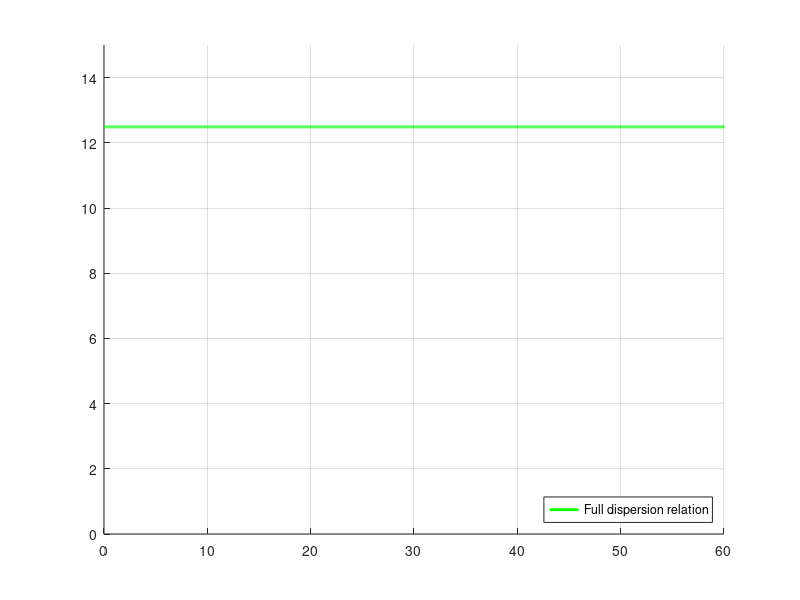
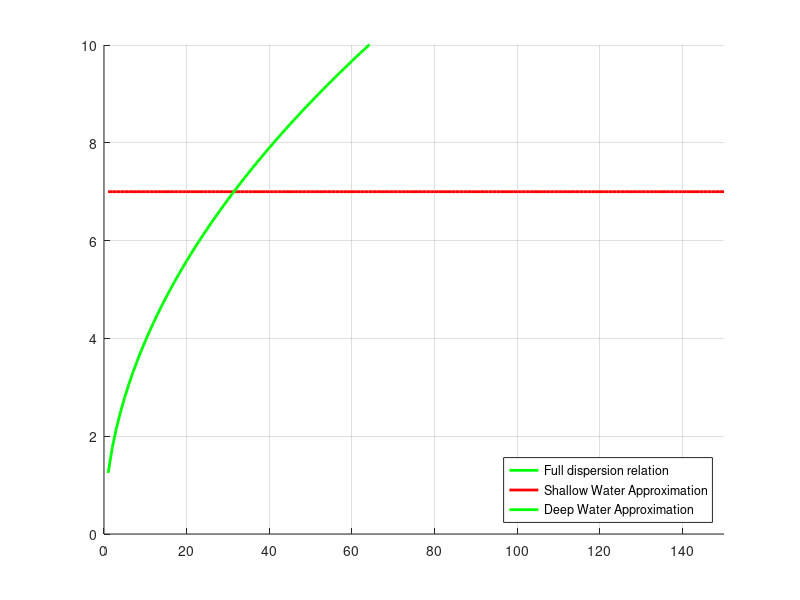

MATLAB code to generate these figures, in order:

%%%% Dispersion Relation Analysis %%%%

% The dispersion relation relates the wavelength, wave speed, and water depth. 
% If I tell you the wavelength and water depth, you can tell me the wave speed.
%
% Let's try it. A tsunami wave in the deep ocean can have a wavelength of 
% hundreds of kilometers. The average ocean depth is 4km. 
% Can we use the dispersion relation to calculate the speed of a 
% tsunami wavecrest? 

L = 200000; % wave length (in meters: about 200 km -- VERY LONG!!!)
g = 9.8; %acceleration due to gravity (m/s^2)
d = 4000; % water depth (in meters: about 4 km.)

% Here is the full dispersion relation, expressed as the wave speed c
% Can you confirm that it matches the math equation you've seen in class? 
c = sqrt(g*L/(2*pi) * tanh(d*2*pi/L)); %dispersion relation

% Note that we are using two built-in functions, sqrt, and tanh. 

% DISCUSSION: (no need to include in answer sheet)
% What is the approximate speed of a tsunami wave? (Think about units!)
% How does this compare to the speed of a commercial airliner?
% Discuss your results with a neighbor. 

% (Answer: the tsunami is around 200 m/s, or 700 km/hr.
% A Boeing 747 has a cruise speed of about 900 km/hr. Wow!)

% Ocean waves have much smaller wavelengths, like 100's of meters. How fast 
% do they move? Let's explore for a range of different water depths. 

L=100;  % wavelength in meters -- much smaller than that of a tsunami! 
g=9.8;  %acceleration of gravity -- you should already have this variable

% We will create a range of water depths, to see how wave speed changes.
d = 0:0.01:L; % ocean depth 

% Pause for a second. How long is 100m? Can you relate this to something in 
% your life, your experience, or your surroundings? Discuss with a neighbor
% and your instructor

% Now that you've defined your variables, the dispersion relation will give
% the wave (phase) speed for every element in "d."
c = sqrt(g*L/(2*pi).*tanh(2*pi*d./L)); %phase speed from dispersion relation

%%%%%%%%%%%%%%%%%%%%%%%%%%%%%%%%%%%%%%%%%%%%%%%%%%%%%%%%%%%%%%%%%%%%%%%%%%%
%%% EXERCISE BLOCK #1 Wave (Phase) speed v. Water Depth %%%
%
% This section guides you through a plotting routine of the dispersion relation 
% as a function of water depth, for a fixed wavelength of 100 m. 

% CHALLENGE: Using what you have learned about plotting, can you create a plot? 
% Make the x-variable "d", and the y-variable "c". 
% Make the line color black ('k'), and 'Linewidth' 2.
% Give it a title:
% 'Wave speed v. water depth for a constant wavelength L = 100 m' 
% Label the x- and y-axes including units. 

% If you got a black line that starts at (0,0), then grows to a height of 
% about 12, and extends out to x=100, then you've done it! 
% Get help until you're there.

% Great job!  Now we will add the shallow-water approximation for comparison: 

%%%%%  Shallow Water Approximation %%%%%
% In the shallow water approximation, the tanh(kd) ≅ kd , so the
% dispersion relation becomes: c = sqrt(gd) 

% Define the Shallow Water wave speed:
cs = sqrt(g*d); %shallow water wave speed (we give it a unique name so we 
% can plot it & compare it to the full dispersion relation)

% Add the shallow water approximation to your plot. Make the line color
% red. (Don't forget "hold on"!) 

% And grid lines to your plot: 
grid on

% Zoom in on the area of interest in your figure:
axis ([0 60 0 15])

%%%%%%%%%%%%%%%%%%%%%%%%%%%%%%%%%%%%%%%%%%%%%%%%%%%%%%%%%%%%%%%%%%%%%%%%%%%
% EXERCISE BLOCK 1. Wave (Phase) Speed v. Water Depth: Shallow water approx.
%
% 24) Once your figure looks good, Copy-paste your figure of the full dispersion 
% relation and shallow-water approximation for a constant wavelength 
% (L = 100m) on your answer sheet. 
% Include the code you used to generate your figure.
%
% Now, you want to compare the phase speed of the shallow-water 
% approximation to your full dispersion relation.  Zoom in, run
% your mouse over the graphs, and determine at which depth the two graphs
% start to separate.

% Looking at the plot you made, answer the following questions on your 
% answer sheet:
% 25) Compare the full dispersion relation to the shallow-water approximation
% a) At which depth does the full dispersion relation separate from the 
% shallow-water approximation?


% b) How does that depth relate to the wavelength? (i.e. What fraction of 
% the wavelength (L = 100m) is that depth)? Please simplify your answer to a 
% fraction that has "1" in the numerator.


%c)How does the fraction that you found compare to the theoretical cutoff depth
% for shallow water waves (d < λ/20)?


%%%%%%%%%%%%%%%%%%%%%%%%%%%%%%%%%%%%%%%%%%%%%%%%%%%%%%%%%%%%%%%%%%%%%%%%%%%

%%%%% Deep Water Approximation %%%%%
% In the deep water approximation, tanh(kd) ≅1, so the dispersion relation
% becomes: cd = sqrt(g/k), or cd = sqrt(g*L/(2*pi))

% Does the Deep Water wave speed depend on depth? 
% 
% No! 
%
% Try calculating the deep-water phase speed the normal way:
cd = sqrt(g*L/(2*pi));

% What is the deep water wave speed for a wave with L = 100m? 
% Convert it to units that are meaningful to you. How fast do typical ocean
% wave crests travel? Is it walking speed? biking speed? driving speed? 
% Discuss your conclusions with a neighbor and your instructor. 

% We can't use plot(d,cd) because cd contains only one value. The vectors
% need to be the same length. 
% First create a vector of ones the same size as your depth vector, and
% then multiply each one by the value of cd for the given wavelength:  

oo = ones(size(d)); % create a vector of ones the size of d
cd = oo.*sqrt(g*L/(2*pi)); %deep water wave speed for 100-m wave

% Add your deep water approximation to the dispersion relation plot in green:
hold on; 
plot(d,cd,'g','LineWidth',2)

% Add a legend to the plot of your dispersion relation:
legend('Full dispersion relation','Shallow Water Approximation',...
    'Deep Water Approximation','Location','SouthEast')


print('-djpeg','Wavespeed_v_depth')  %Make a jpeg of your figure


% Now, you want to compare the phase speed of the deep-water 
% approximation to your full dispersion relation.  Zoom in, run
% your mouse over the graphs, and determine at which depth the two graphs
% start to come together.
% At which depth do the two graphs start to come together?  


%%%%%%%%%%%%%%%%%%%%%%%%%%%%%%%%%%%%%%%%%%%%%%%%%%%%%%%%%%%%%%%%%%%%%%%%%%%
% EXERCISE BLOCK #2. Wave (phase) speed v. water depth: deep-water approx.
%
% 26) Copy-paste your figure of the wave (phase) speed due to the full 
% dispersion relation and both the shallow- and deep-water approximations 
% for constant wavelength L = 100m. 

% Include the code you used to generate your figure.

% After working through the previous section, answer the following questions in 
% your answer sheet. Include screen shots of figures to support your reasoning.

% 27)Comparing the full dispersion relation to the deep-water approximation
% a) At which depth does the full dispersion relation begin to asymptote
%    with the deep-water approximation? 
%
% b) How does that depth relate to the wavelength? (i.e. What fraction of the 
%    constant wavelength (L = 100m) is that depth)? Please simplify your answer 
%    to a fraction that has "1" in the numerator.
%
% c) How does the fraction that you found compare to the theoretical cutoff
% depth for deep water waves? (d > λ/2, or d > λ/4)?
%
% End of EXERCISE BLOCK #2.
%%%%%%%%%%%%%%%%%%%%%%%%%%%%%%%%%%%%%%%%%%%%%%%%%%%%%%%%%%%%%%%%%%%%%%%%%%%

% Clear the variables in your Workspace to reduce confusion: 

clear
g=9.8;  % gravitational acceleration

%%%%% Wave (Phase) speed v. Wavelength %%%%%
% Now, we want to see how the wave speed varies with wavelength.  So, this
% time we'll hold the depth constant, and vary the wavelength. 

% Set a new constant depth at the depth where the 100 m waves became
% shallow water waves: 

dd = 5; %constant depth

% Create a vector of wavelengths varying from 1 to 150 meters:

LL = 1:150; %varying wavelength

% Define the dispersion relation using the varying wavelength and holding
% the depth constant: 

cc = sqrt(g*LL/(2*pi).*tanh(2*pi*dd./LL)); %dispersion relation

% Open a new figure and plot the wave speed v. the wavelength
% Make the line black ('k')
% Make it have 'LineWidth' = 2. 
% Title your plot 'Wave Speed v. Wavelength at constant depth = 5 m'
% Label the x- and y-axes with quantities and units. 


% Now let's add the shallow- and deep-water approximations. 

% Since the depth is constant, the shallow wave speed doesn't change. 
% create a vector of ones the same size as your wavelength vector: 
oo = ones(size(LL));

% Then, multiply each of those ones by the value of the shallow water wave
% speed at the fixed depth: 
ccs = oo.*sqrt(g*dd);

% Add your shallow water approximation to the plot of your dispersion
% relation: 
hold on; plot(LL, ccs, 'r','LineWidth',2)

% And grid lines to your plot: 
grid on

% Zoom in on the area of interest in your figure:
axis ([0 150 0 10])

% How does your shallow water approximation compare to your full dispersion
% relation?  Zoom in a little, run your mouse over the graphs, and
% determine at which wavelength the two graphs start to asymptote.


%%%%%%%%%%%%%%%%%%%%%%%%%%%%%%%%%%%%%%%%%%%%%%%%%%%%%%%%%%%%%%%%%%%%%%%%%%%
% EXERCISE BLOCK 3. Wave Phase Speed v. Wave Length: Shallow water approx.
% 28) Copy-paste your figure of the wave (phase) speed due to the full 
% dispersion relation and the shallow-water approximation for constant 
% depth d=5m.
%
%Include the code you used to generate your figure.
%
% Answer the following questions in your answer sheet:
%29) Comparing the full dispersion relation to the shallow-water 
% approximation for constant depth.
% a)At which wavelength does the Dispersion Relation asymptote with 
% the Shallow water approximation plot?

%b) How does that wavelength relate to the constant depth d=5m (i.e. what 
% fraction of the wavelength is that depth)? Please simplify your answer to
% a fraction that has "1" in the numerator.

%c) How does the fraction that you found compare to the theoretical cutoff 
% ratio of depth/wavelength for shallow water waves (d < λ/20)?
%
%%%%%%%%%%%%%%%%%%%%%%%%%%%%%%%%%%%%%%%%%%%%%%%%%%%%%%%%%%%%%%%%%%%%%%%%%%%


% Define the Deep Water wave speed vector using the wavelength vector:

ccd = sqrt(g*LL/(2*pi)); %deep water wave speed

% Add your deep water approximation to the plot of your dispersion relation:
hold on; plot(LL,ccd, 'g','LineWidth',2)

% Add a legend to the plot of your dispersion relation:
legend('Full dispersion relation',...
    'Shallow Water Approximation',...
    'Deep Water Approximation','Location','SouthEast')


print('-djpeg','Wavespeed_v_Wavelength')  %Make a jpeg of your figure

% Copy-paste your figure into your answer sheet. 

% To save your Matlab session into the filename you created at the start, type:
diary off

%%%%%%%%%%%%%%%%%%%%%%%%%%%%%%%%%%%%%%%%%%%%%%%%%%%%%%%%%%%%%%%%%%%%%%%%%%%
% EXERCISE BLOCK 4. Wave Phase Speed v. Wave Length: Deep water approx.
% 30) Copy-paste your figure of the wave (phase) speed due to the full 
% dispersion relation and the deep-water approximation. 
% Include the code you used to generate your figure. 

% Answer the following questions in your answer sheet:

% 31) Comparing the full dispersion relation to the deep-water
% approximation for constant depth.
% a) At which wavelength do the two graphs first start to separate?  
% 
% b) How does that wavelength relate to the constant depth (i.e. what
% fraction of the wavelength is that depth)? 
%
% c) How does the fraction that you found compare to the theoretical
% cutoff depth for deep water waves (d > λ/2 or d > λ/4)? 
%
%%%%%%%%%%%%%%%%%%%%%%%%%%%%%%%%%%%%%%%%%%%%%%%%%%%%%%%%%%%%%%%%%%%%%%%%%%%

